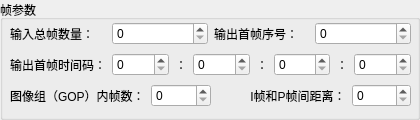
         <widget class="QGroupBox" name="groupBox_10">
          <property name="sizePolicy">
           <sizepolicy hsizetype="Preferred" vsizetype="Fixed">
            <horstretch>0</horstretch>
            <verstretch>0</verstretch>
           </sizepolicy>
          </property>
          <property name="minimumSize">
           <size>
            <width>0</width>
            <height>120</height>
           </size>
          </property>
          <property name="title">
           <string>帧参数</string>
          </property>
          <widget class="QWidget" name="">
           <property name="geometry">
            <rect>
             <x>10</x>
             <y>20</y>
             <width>401</width>
             <height>89</height>
            </rect>
           </property>
           <layout class="QVBoxLayout" name="verticalLayout_8">
            <item>
             <layout class="QHBoxLayout" name="horizontalLayout_8">
              <item>
               <widget class="QLabel" name="label_3">
                <property name="text">
                 <string>输入总帧数量：</string>
                </property>
               </widget>
              </item>
              <item>
               <widget class="QSpinBox" name="spinBox"/>
              </item>
              <item>
               <widget class="QLabel" name="label_4">
                <property name="text">
                 <string>输出首帧序号：</string>
                </property>
               </widget>
              </item>
              <item>
               <widget class="QSpinBox" name="spinBox_2"/>
              </item>
             </layout>
            </item>
            <item>
             <layout class="QHBoxLayout" name="horizontalLayout_9">
              <item>
               <widget class="QLabel" name="label_5">
                <property name="text">
                 <string>输出首帧时间码：</string>
                </property>
               </widget>
              </item>
              <item>
               <widget class="QSpinBox" name="spinBox_3"/>
              </item>
              <item>
               <widget class="QLabel" name="label_6">
                <property name="sizePolicy">
                 <sizepolicy hsizetype="Fixed" vsizetype="Preferred">
                  <horstretch>0</horstretch>
                  <verstretch>0</verstretch>
                 </sizepolicy>
                </property>
                <property name="text">
                 <string>：</string>
                </property>
               </widget>
              </item>
              <item>
               <widget class="QSpinBox" name="spinBox_4"/>
              </item>
              <item>
               <widget class="QLabel" name="label_7">
                <property name="sizePolicy">
                 <sizepolicy hsizetype="Fixed" vsizetype="Preferred">
                  <horstretch>0</horstretch>
                  <verstretch>0</verstretch>
                 </sizepolicy>
                </property>
                <property name="text">
                 <string>：</string>
                </property>
               </widget>
              </item>
              <item>
               <widget class="QSpinBox" name="spinBox_5"/>
              </item>
              <item>
               <widget class="QLabel" name="label_8">
                <property name="sizePolicy">
                 <sizepolicy hsizetype="Fixed" vsizetype="Preferred">
                  <horstretch>0</horstretch>
                  <verstretch>0</verstretch>
                 </sizepolicy>
                </property>
                <property name="text">
                 <string>：</string>
                </property>
               </widget>
              </item>
              <item>
               <widget class="QSpinBox" name="spinBox_6"/>
              </item>
             </layout>
            </item>
            <item>
             <layout class="QHBoxLayout" name="horizontalLayout_10">
              <item>
               <widget class="QLabel" name="label_9">
                <property name="text">
                 <string>图像组（GOP）内帧数：</string>
                </property>
               </widget>
              </item>
              <item>
               <widget class="QSpinBox" name="spinBox_7"/>
              </item>
              <item>
               <widget class="QLabel" name="label_10">
                <property name="text">
                 <string>          I帧和P帧间距离：</string>
                </property>
               </widget>
              </item>
              <item>
               <widget class="QSpinBox" name="spinBox_8"/>
              </item>
             </layout>
            </item>
           </layout>
          </widget>
         </widget>
